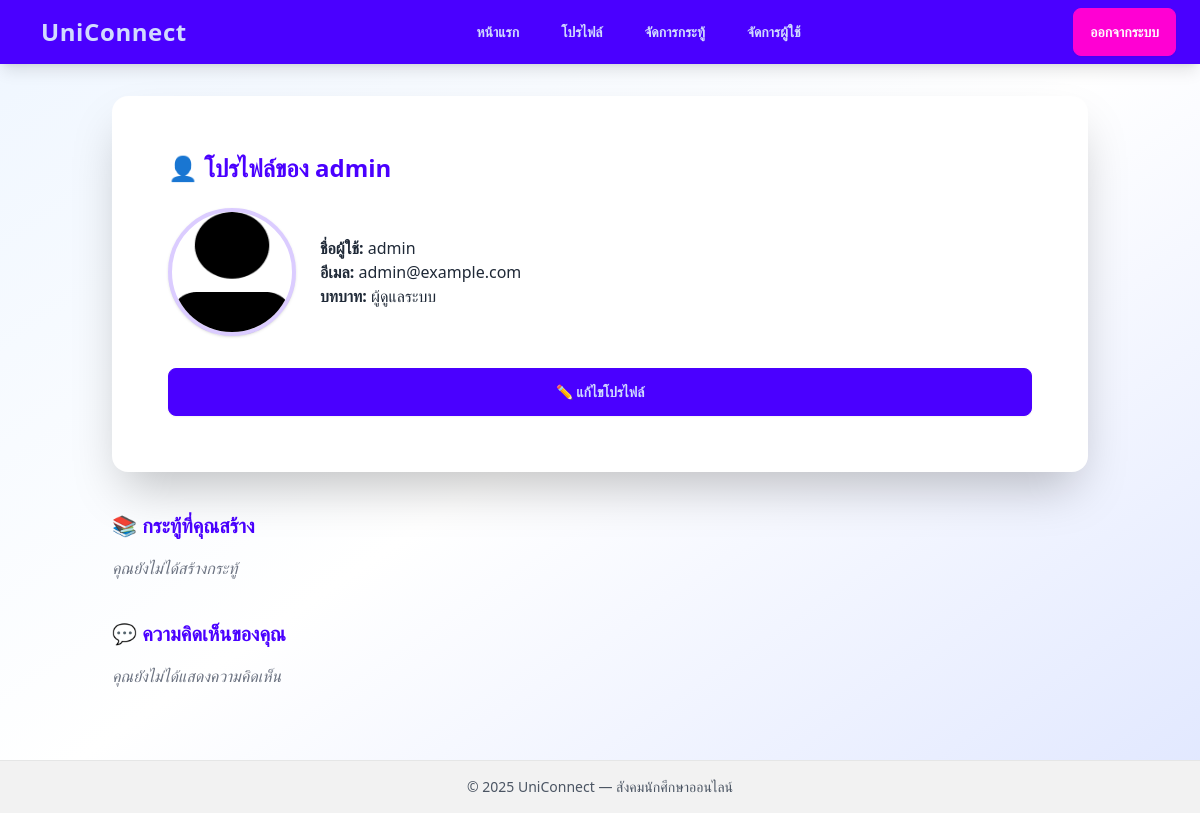
The app's page /profile.php (signed in) with its own data.
### tables this page shows
CREATE TABLE IF NOT EXISTS users (
    id INT AUTO_INCREMENT PRIMARY KEY,
    username VARCHAR(50) NOT NULL UNIQUE,
    email VARCHAR(100) NOT NULL UNIQUE,
    password VARCHAR(255) NOT NULL,
    role ENUM('user', 'moderator', 'admin') DEFAULT 'user',
    profile_pic VARCHAR(255) DEFAULT 'assets/default.png',
    created_at TIMESTAMP DEFAULT CURRENT_TIMESTAMP
);

### profile.php (the view, shortened to what this page needs)
<?php
include 'config.php';
$user_id = $_SESSION['user_id'];
$stmt = $pdo->prepare("SELECT * FROM users WHERE id = ?");
$stmt->execute([$user_id]);
$user = $stmt->fetch();
$stmt = $pdo->prepare("SELECT p.*, c.name as category_name FROM posts p JOIN categories c ON p.category_id = c.id WHERE p.user_id = ? ORDER BY p.created_at DESC");
$stmt->execute([$user_id]);
$posts = $stmt->fetchAll();
$stmt = $pdo->prepare("SELECT c.*, p.title as post_title FROM comments c JOIN posts p ON c.post_id = p.id WHERE c.user_id = ? ORDER BY c.created_at DESC");
$stmt->execute([$user_id]);
$comments = $stmt->fetchAll();
?>
<!DOCTYPE html>
<html lang="th" data-theme="light">
<head>
    <link href="https://cdn.jsdelivr.net/npm/daisyui@4.12.10/dist/full.css" rel="stylesheet" type="text/css" />
    <script src="https://cdn.tailwindcss.com"></script>
</head>
<body class="min-h-screen bg-gradient-to-br from-blue-50 via-white to-indigo-100 flex flex-col">
    <nav class="navbar bg-primary text-primary-content shadow-lg px-6">
        <div class="flex justify-between items-center w-full max-w-7xl mx-auto">
            <div class="flex-none">
                <a href="index.php" class="btn btn-ghost normal-case text-2xl font-bold tracking-wide">UniConnect</a>
            </div>
            <div class="flex-1 flex justify-center space-x-2">
                <a href="index.php" class="btn btn-ghost hover:bg-primary-focus">หน้าแรก</a>
                <?php if (isset($_SESSION['user_id'])): ?>
                    <a href="profile.php" class="btn btn-ghost hover:bg-primary-focus">โปรไฟล์</a>
                    <?php if (in_array($_SESSION['role'], ['moderator', 'admin'])): ?>
                        <a href="moderate.php" class="btn btn-ghost hover:bg-primary-focus">จัดการกระทู้</a>
                    <?php endif; ?>
                    <?php if ($_SESSION['role'] == 'admin'): ?>
                        <a href="admin.php" class="btn btn-ghost hover:bg-primary-focus">จัดการผู้ใช้</a>
                    <?php endif; ?>
                <?php endif; ?>
            </div>
            <div class="flex-none">
                <?php if (isset($_SESSION['user_id'])): ?>
                    <a href="logout.php" class="btn btn-secondary">ออกจากระบบ</a>
                <?php else: ?>
                    <a href="login.php" class="btn btn-secondary">เข้าสู่ระบบ</a>
                <?php endif; ?>
            </div>
        </div>
    </nav>
    <main class="flex-grow container mx-auto px-6 py-8 max-w-5xl">
        <div class="card bg-base-100 shadow-2xl p-6 mb-8 transition-all hover:shadow-3xl">
            <div class="card-body">
                <h2 class="card-title text-2xl font-bold text-primary mb-4">👤 โปรไฟล์ของ
                    <?php echo htmlspecialchars($user['username']); ?></h2>
                <div class="flex flex-col md:flex-row items-center gap-6">
                    <img src="<?php echo htmlspecialchars($user['profile_pic'] ?? 'default.jpg'); ?>"
                        class="w-32 h-32 rounded-full border-4 border-primary/20 shadow" />
                    <div>
                        <p><strong>ชื่อผู้ใช้:</strong> <?php echo htmlspecialchars($user['username']); ?></p>
                        <p><strong>อีเมล:</strong> <?php echo htmlspecialchars($user['email']); ?></p>
                        <p><strong>บทบาท:</strong>
                            <?php echo htmlspecialchars($user['role'] == 'admin' ? 'ผู้ดูแลระบบ' : ($user['role'] == 'moderator' ? 'ผู้ดูแล' : 'สมาชิก')); ?>
                        </p>
                    </div>
                </div>
                <button class="btn btn-primary mt-6"
                    onclick="document.getElementById('edit_profile_modal').showModal()">
                    ✏️ แก้ไขโปรไฟล์
                </button>
            </div>
        </div>
        <section class="mt-10">
            <h3 class="text-xl font-bold text-primary mb-4">📚 กระทู้ที่คุณสร้าง</h3>
            <?php if (empty($posts)): ?>
                <p class="text-gray-500 italic">คุณยังไม่ได้สร้างกระทู้</p>
            <?php endif; ?>
        </section>
        <section class="mt-10">
            <h3 class="text-xl font-bold text-primary mb-4">💬 ความคิดเห็นของคุณ</h3>
            <?php if (empty($comments)): ?>
                <p class="text-gray-500 italic">คุณยังไม่ได้แสดงความคิดเห็น</p>
            <?php endif; ?>
        </section>
    </main>
    <footer class="footer footer-center bg-base-200 text-base-content py-4 border-t border-base-300 mt-10">
        <p class="text-sm text-gray-600">© 2025 UniConnect — สังคมนักศึกษาออนไลน์</p>
    </footer>
</body>
</html>

### records on screen
users: username "admin", profile_pic (placeholder picture), email "admin@example.com", role "ผู้ดูแลระบบ"
